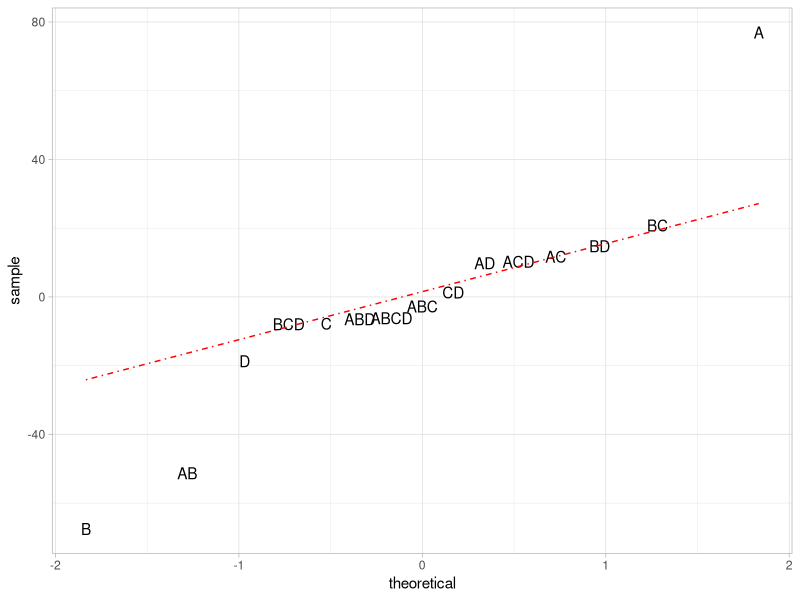

R code for this plot:
## ---- chunk 1
library(kableExtra)
library(dplyr)

## ---- chunk 2
Factor <- c("(1)","a","b","ab")
Mean <- c(6.2,14.1,5.4,7.8)
kable(t(data_frame(Factor,Mean)))%>%kable_styling("condensed",full_width = F, position = "center")
## ---- chunk 3
five_factor <- tribble(
~effect, ~A, ~B, ~C, ~D, ~E, ~AB, ~AC, ~AD, ~AE, ~BC, ~BD, ~BE, ~CD, ~CE, ~DE, ~ABC, ~ABD, ~ABE, ~ACD, ~ACE, ~ADE, ~BCD, ~BCE, ~BDE, ~CDE, ~ABCD, ~ABCE, ~ABDE, ~ACDE, ~BCDE, ~ABCDE,
"1" , "[-]", "[-]", "[-]", "[-]", "[-]", "[+]", "[+]", "[+]", "[+]", "[+]", "[+]", "[+]", "[+]", "[+]", "[+]", "[-]", "[-]", "[-]", "[-]", "[-]", "[-]", "[-]", "[-]", "[-]", "[-]","[+]","[+]","[+]","[+]","[+]","[-]" ,
"a"   , "[+]", "[-]", "[-]", "[-]", "[-]", "[-]", "[-]", "[-]", "[-]", "[+]", "[+]", "[+]", "[+]", "[+]", "[+]", "[+]", "[+]", "[+]", "[+]", "[+]", "[+]", "[-]", "[-]", "[-]", "[-]","[-]","[-]","[-]","[-]","[+]","[+]" ,
"b"   , "[-]", "[+]", "[-]", "[-]", "[-]", "[-]", "[+]", "[+]", "[+]", "[-]", "[-]", "[-]", "[+]", "[+]", "[+]", "[+]", "[+]", "[+]", "[-]", "[-]", "[-]", "[+]", "[+]", "[+]", "[-]","[-]","[-]","[-]","[+]","[-]","[+]" ,
"ab"  , "[+]", "[+]", "[-]", "[-]", "[-]", "[+]", "[-]", "[-]", "[-]", "[-]", "[-]", "[-]", "[+]", "[+]", "[+]", "[-]", "[-]", "[-]", "[+]", "[+]", "[+]", "[+]", "[+]", "[+]", "[-]","[+]","[+]","[+]","[-]","[-]","[-]" ,
"c"   , "[-]", "[-]", "[+]", "[-]", "[-]", "[+]", "[-]", "[+]", "[+]", "[-]", "[+]", "[+]", "[-]", "[-]", "[+]", "[+]", "[-]", "[-]", "[+]", "[+]", "[-]", "[+]", "[+]", "[-]", "[+]","[-]","[-]","[+]","[-]","[-]","[+]" ,
"ac"  , "[+]", "[-]", "[+]", "[-]", "[-]", "[-]", "[+]", "[-]", "[-]", "[-]", "[+]", "[+]", "[-]", "[-]", "[+]", "[-]", "[+]", "[+]", "[-]", "[-]", "[+]", "[+]", "[+]", "[-]", "[+]","[+]","[+]","[-]","[+]","[-]","[-]" ,
"bc", "[-]", "[+]", "[+]", "[-]", "[-]", "[-]", "[-]", "[+]", "[+]", "[+]", "[-]", "[-]", "[-]", "[-]", "[+]", "[-]", "[+]", "[+]", "[+]", "[+]", "[-]", "[-]", "[-]", "[+]", "[+]","[+]","[+]","[-]","[-]","[+]","[-]" ,
"abc", "[+]", "[+]", "[+]", "[-]", "[-]", "[+]", "[+]", "[-]", "[-]", "[+]", "[-]", "[-]", "[-]", "[-]", "[+]", "[+]", "[-]", "[-]", "[-]", "[-]", "[+]", "[-]", "[-]", "[+]", "[+]","[-]","[-]","[+]","[+]","[+]","[+]" ,
"d" , "[-]", "[-]", "[-]", "[+]", "[-]", "[+]", "[+]", "[-]", "[+]", "[+]", "[-]", "[+]", "[-]", "[+]", "[-]", "[-]", "[+]", "[-]", "[+]", "[-]", "[+]", "[+]", "[-]", "[+]", "[+]","[-]","[+]","[-]","[-]","[-]","[+]" ,
"ad", "[+]", "[-]", "[-]", "[+]", "[-]", "[-]", "[-]", "[+]", "[-]", "[+]", "[-]", "[+]", "[-]", "[+]", "[-]", "[+]", "[-]", "[+]", "[-]", "[+]", "[-]", "[+]", "[-]", "[+]", "[+]","[+]","[-]","[+]","[+]","[-]","[-]" ,
"bd", "[-]", "[+]", "[-]", "[+]", "[-]", "[-]", "[+]", "[-]", "[+]", "[-]", "[+]", "[-]", "[-]", "[+]", "[-]", "[+]", "[-]", "[+]", "[+]", "[-]", "[+]", "[-]", "[+]", "[-]", "[+]","[+]","[-]","[+]","[-]","[+]","[-]" ,
"cd", "[-]", "[-]", "[+]", "[+]", "[-]", "[+]", "[-]", "[-]", "[+]", "[-]", "[-]", "[+]", "[+]", "[-]", "[-]", "[+]", "[+]", "[-]", "[-]", "[+]", "[+]", "[-]", "[+]", "[+]", "[-]","[+]","[-]","[-]","[+]","[+]","[-]" ,
"abd", "[+]", "[+]", "[-]", "[+]", "[-]", "[+]", "[-]", "[+]", "[-]", "[-]", "[+]", "[-]", "[-]", "[+]", "[-]", "[-]", "[+]", "[-]", "[-]", "[+]", "[-]", "[-]", "[+]", "[-]", "[+]","[-]","[+]","[-]","[+]","[+]","[+]" ,
"acd", "[+]", "[-]", "[+]", "[+]", "[-]", "[-]", "[+]", "[+]", "[-]", "[-]", "[-]", "[+]", "[+]", "[-]", "[-]", "[-]", "[-]", "[+]", "[+]", "[-]", "[-]", "[-]", "[+]", "[+]", "[-]","[-]","[+]","[+]","[-]","[+]","[+]" ,
"bcd", "[-]", "[+]", "[+]", "[+]", "[-]", "[-]", "[-]", "[-]", "[+]", "[+]", "[+]", "[-]", "[+]", "[-]", "[-]", "[-]", "[-]", "[+]", "[-]", "[+]", "[+]", "[+]", "[-]", "[-]", "[-]","[-]","[+]","[+]","[+]","[-]","[+]" ,
"abcd" , "[+]", "[+]", "[+]", "[+]", "[-]", "[+]", "[+]", "[+]", "[-]", "[+]", "[+]", "[-]", "[+]", "[-]", "[-]", "[+]", "[+]", "[-]", "[+]", "[-]", "[-]", "[+]", "[-]", "[-]", "[-]","[+]","[-]","[-]","[-]","[-]","[-]" ,
"e" , "[-]", "[-]", "[-]", "[-]", "[+]", "[+]", "[+]", "[+]", "[-]", "[+]", "[+]", "[-]", "[+]", "[-]", "[-]", "[-]", "[-]", "[+]", "[-]", "[+]", "[+]", "[-]", "[+]", "[+]", "[+]","[+]","[-]","[-]","[-]","[-]","[+]" ,
"ae", "[+]", "[-]", "[-]", "[-]", "[+]", "[-]", "[-]", "[-]", "[+]", "[+]", "[+]", "[-]", "[+]", "[-]", "[-]", "[+]", "[+]", "[-]", "[+]", "[-]", "[-]", "[-]", "[+]", "[+]", "[+]","[-]","[+]","[+]","[+]","[-]","[-]" ,
"be", "[-]", "[+]", "[-]", "[-]", "[+]", "[-]", "[+]", "[+]", "[-]", "[-]", "[-]", "[+]", "[+]", "[-]", "[-]", "[+]", "[+]", "[-]", "[-]", "[+]", "[+]", "[+]", "[-]", "[-]", "[+]","[-]","[+]","[+]","[-]","[+]","[-]" ,
"ce", "[-]", "[-]", "[+]", "[-]", "[+]", "[+]", "[-]", "[+]", "[-]", "[-]", "[+]", "[-]", "[-]", "[+]", "[-]", "[+]", "[-]", "[+]", "[+]", "[-]", "[+]", "[+]", "[-]", "[+]", "[-]","[-]","[+]","[-]","[+]","[+]","[-]" ,
"de", "[-]", "[-]", "[-]", "[+]", "[+]", "[+]", "[+]", "[-]", "[-]", "[+]", "[-]", "[-]", "[-]", "[-]", "[+]", "[-]", "[+]", "[+]", "[+]", "[+]", "[-]", "[+]", "[+]", "[-]", "[-]","[-]","[-]","[+]","[+]","[+]","[-]" ,
"abe", "[+]", "[+]", "[-]", "[-]", "[+]", "[+]", "[-]", "[-]", "[+]", "[-]", "[-]", "[+]", "[+]", "[-]", "[-]", "[-]", "[-]", "[+]", "[+]", "[-]", "[-]", "[+]", "[-]", "[-]", "[+]","[+]","[-]","[-]","[+]","[+]","[+]" ,
"ace", "[+]", "[-]", "[+]", "[-]", "[+]", "[-]", "[+]", "[-]", "[+]", "[-]", "[+]", "[-]", "[-]", "[+]", "[-]", "[-]", "[+]", "[-]", "[-]", "[+]", "[-]", "[+]", "[-]", "[+]", "[-]","[+]","[-]","[+]","[-]","[+]","[+]" ,
"ade", "[+]", "[-]", "[-]", "[+]", "[+]", "[-]", "[-]", "[+]", "[+]", "[+]", "[-]", "[-]", "[-]", "[-]", "[+]", "[+]", "[-]", "[-]", "[-]", "[-]", "[+]", "[+]", "[+]", "[-]", "[-]","[+]","[+]","[-]","[-]","[+]","[+]" ,
"bce", "[-]", "[+]", "[+]", "[-]", "[+]", "[-]", "[-]", "[+]", "[-]", "[+]", "[-]", "[+]", "[-]", "[+]", "[-]", "[-]", "[+]", "[-]", "[+]", "[-]", "[+]", "[-]", "[+]", "[-]", "[-]","[+]","[-]","[+]","[+]","[-]","[+]" ,
"bde", "[-]", "[+]", "[-]", "[+]", "[+]", "[-]", "[+]", "[-]", "[-]", "[-]", "[+]", "[+]", "[-]", "[-]", "[+]", "[+]", "[-]", "[-]", "[+]", "[+]", "[-]", "[-]", "[-]", "[+]", "[-]","[+]","[+]","[-]","[+]","[-]","[+]" ,
"cde", "[-]", "[-]", "[+]", "[+]", "[+]", "[+]", "[-]", "[-]", "[-]", "[-]", "[-]", "[-]", "[+]", "[+]", "[+]", "[+]", "[+]", "[+]", "[-]", "[-]", "[-]", "[-]", "[-]", "[-]", "[+]","[+]","[+]","[+]","[-]","[-]","[+]" ,
"abce" , "[+]", "[+]", "[+]", "[-]", "[+]", "[+]", "[+]", "[-]", "[+]", "[+]", "[-]", "[+]", "[-]", "[+]", "[-]", "[+]", "[-]", "[+]", "[-]", "[+]", "[-]", "[-]", "[+]", "[-]", "[-]","[-]","[+]","[-]","[-]","[-]","[-]" ,
"abde" , "[+]", "[+]", "[-]", "[+]", "[+]", "[+]", "[-]", "[+]", "[+]", "[-]", "[+]", "[+]", "[-]", "[-]", "[+]", "[-]", "[+]", "[+]", "[-]", "[-]", "[+]", "[-]", "[-]", "[+]", "[-]","[-]","[-]","[+]","[-]","[-]","[-]" ,
"acde" , "[+]", "[-]", "[+]", "[+]", "[+]", "[-]", "[+]", "[+]", "[+]", "[-]", "[-]", "[-]", "[+]", "[+]", "[+]", "[-]", "[-]", "[-]", "[+]", "[+]", "[+]", "[-]", "[-]", "[-]", "[+]","[-]","[-]","[-]","[+]","[-]","[-]" ,
"bcde" , "[-]", "[+]", "[+]", "[+]", "[+]", "[-]", "[-]", "[-]", "[-]", "[+]", "[+]", "[+]", "[+]", "[+]", "[+]", "[-]", "[-]", "[-]", "[-]", "[-]", "[-]", "[+]", "[+]", "[+]", "[+]","[-]","[-]","[-]","[-]","[+]","[-]" ,
"abcde", "[+]", "[+]", "[+]", "[+]", "[+]", "[+]", "[+]", "[+]", "[+]", "[+]", "[+]", "[+]", "[+]", "[+]", "[+]", "[+]", "[+]", "[+]", "[+]", "[+]", "[+]", "[+]", "[+]", "[+]", "[+]","[+]","[+]","[+]","[+]","[+]","[+]"
)

five_factor%>%mutate(ABCD=cell_spec(ABCD,background=ifelse(ABCD=="[-]","#EAFAF1","#f9ece9")))%>%kable(,"html",escape = F) %>%kable_styling("condensed",font_size = 9, full_width = F)

## ---- chunk 4
hw1_3 <- tribble(~factors, ~effect, "A",76.95, "B", -67.52,"C",-7.84, "D",-18.73, "AB", -51.32, "AC", 11.69, "AD",9.78, "BC", 20.78, "BD", 14.74, "CD", 1.27, "ABC", -2.82, "ABD", -6.5, "ACD",10.2, "BCD",-7.98, "ABCD",-6.25)

library(ggplot2)
hw1_3_qq<-ggplot(hw1_3, aes(sample = effect),label=factors) + stat_qq()
hw1_3_new<-ggplot_build(hw1_3_qq)$data[[1]]
# hw1_3_new$name<-hw1_3_new$name[order(hw1_3$effect)]
hw1_3_new%>%mutate(name=hw1_3$factors[order(hw1_3$effect)])%>%
ggplot(aes(theoretical,sample,label=name))+geom_text()+stat_qq_line(aes(sample = y), line.p = c(0.25, 0.75),linetype=4, col = "red")+ theme_light()
